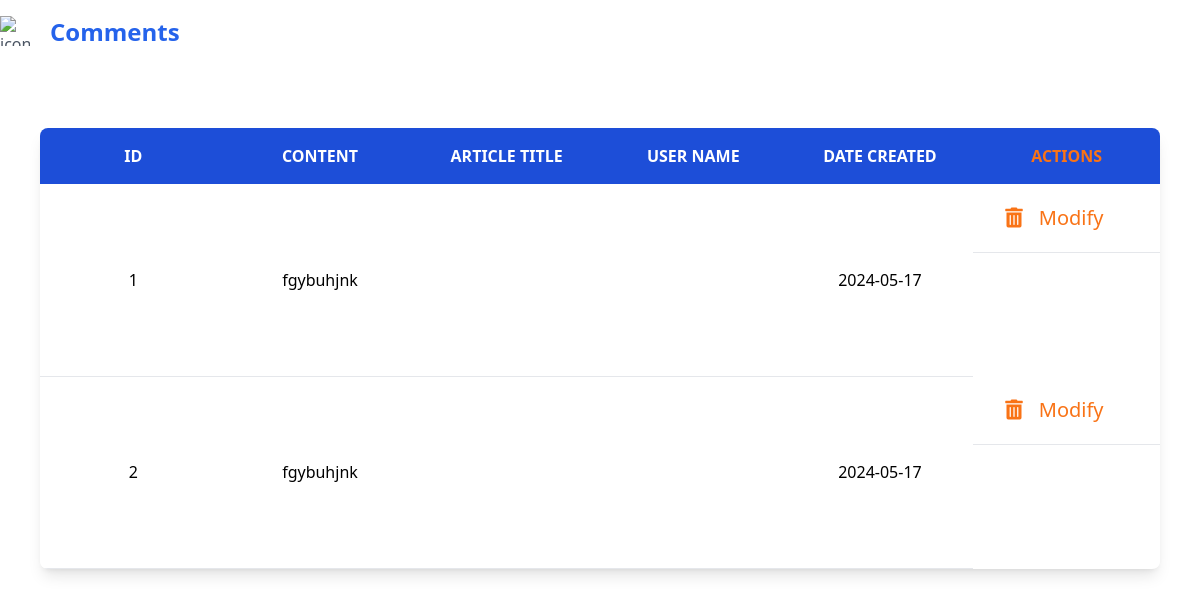
Screenshot of /Dashboard/comments.php with the database file from the repository.
### tables this page shows
CREATE TABLE `commentaires` (
  `id_commentaire` int(11) NOT NULL,
  `contenu` varchar(500) NOT NULL,
  `date_commentaire` date DEFAULT NULL,
  `id_article` int(11) DEFAULT NULL,
  `id_utilisateur` int(11) DEFAULT NULL
);

### Dashboard/comments.php (the view, shortened to what this page needs)
<!DOCTYPE html>
<html lang="en">
<head>
    <link href="../style.css" rel="stylesheet">
    <link rel="stylesheet" href="https://cdnjs.cloudflare.com/ajax/libs/font-awesome/5.15.4/css/all.min.css">
</head>
<body>
    <div class="flex gap-5 mt-4 items-start text-gray-600 hover:text-gray-900">
        <img src="https://icons.veryicon.com/png/o/commerce-shopping/online-retailers/comment-42.png" jsaction="VQAsE"
            class="sFlh5c pT0Scc iPVvYb" style="max-width: 30px; height: 30px; width: 30px;"
            alt="icon-article Vector Icons free download in SVG, PNG Format" jsname="kn3ccd" aria-hidden="false">
        <span class="text-2xl text-blue-600 font-bold">Comments</span>
    </div>
    <div class="shadow-lg rounded-lg overflow-hidden mx-4 mt-20 md:mx-10">
        <table class="w-full table-fixed">
            <thead>
                <tr class="bg-blue-700">
                    <th class="w-1/4 py-4 px-6 text-center text-white font-bold uppercase">ID</th>
                    <th class="w-1/4 py-4 px-6 text-center text-white font-bold uppercase">Content</th>
                    <th class="w-1/4 py-4 px-6 text-center text-white font-bold uppercase">Article Title</th>
                    <th class="w-1/4 py-4 px-6 text-center text-white font-bold uppercase">User Name</th>
                    <th class="w-1/4 py-4 px-6 text-center text-white font-bold uppercase">Date Created</th>
                    <th class="w-1/4 py-4 px-6 text-center text-orange-500 font-bold uppercase">Actions</th>
                </tr>
            </thead>
            <tbody class="bg-white overflow-auto h-96">
                <?php
                include '../connection.php';
                $requete = "SELECT commentaires.*, articles.titre, utilisateurs.nom_utilisateur FROM commentaires
                            LEFT JOIN articles ON commentaires.id_article = articles.id_article
                            LEFT JOIN utilisateurs ON commentaires.id_utilisateur = utilisateurs.id_utilisateur
                            ORDER BY commentaires.date_commentaire ASC";
                $result = $bddPDO->query($requete);
                if ($result) {
                    while ($row = $result->fetch(PDO::FETCH_ASSOC)) {
                ?>
                <tr>
                    <td class="py-4 px-6 text-center border-b border-gray-200"><?php echo htmlspecialchars($row['id_commentaire']); ?></td>
                    <td class="py-4 px-6 text-center border-b border-gray-200 truncate"><?php echo htmlspecialchars($row['contenu']); ?></td>
                    <td class="py-4 px-6 text-center border-b border-gray-200"><?php echo htmlspecialchars($row['titre']); ?></td>
                    <td class="py-4 px-6 text-center border-b border-gray-200"><?php echo htmlspecialchars($row['nom_utilisateur']); ?></td>
                    <td class="py-4 px-6 text-center border-b border-gray-200"><?php echo htmlspecialchars($row['date_commentaire']); ?></td>
                    <td class="py-4 px-6 border-b flex border-gray-200">
                        <a href="delete_comment.php?id=<?php echo htmlspecialchars($row['id_commentaire']); ?>" class="text-orange-500 py-1 px-2 rounded-full text-xl flex items-center justify-center">
                            <i class="fas fa-trash-alt"></i>
                        </a>
                        <a href="#" onclick="showModifyForm('<?php echo htmlspecialchars($row['id_commentaire']); ?>')" class="text-orange-500 py-1 px-2 rounded-full text-xl flex items-center justify-center">
                           Modify
                        </a>
                    </td>
                </tr>
                <?php
                    }
                } else {
                    echo "La récupération des données a rencontré un problème.";
                }
                ?>
            </tbody>
        </table>
    </div>
</body>
</html>

### style.css (style rules this page uses)
html, :host { line-height: 1.5; -webkit-text-size-adjust: 100%; -moz-tab-size: 4; -o-tab-size: 4; tab-size: 4; font-family: ui-sans-serif, system-ui, sans-serif, "Apple Color Emoji", "Segoe UI Emoji", "Segoe UI Symbol", "Noto Color Emoji"; font-feature-settings: normal; font-variation-settings: normal; -webkit-tap-highlight-color: transparent; }
body { margin: 0; line-height: inherit; }
a { color: inherit; text-decoration: inherit; }
table { text-indent: 0; border-color: inherit; border-collapse: collapse; }
img, svg, video, canvas, audio, iframe, embed, object { display: block; vertical-align: middle; }
img, video { max-width: 100%; height: auto; }
.mx-4 { margin-left: 1rem; margin-right: 1rem; }
.mt-20 { margin-top: 5rem; }
.mt-4 { margin-top: 1rem; }
.flex { display: flex; }
.h-96 { height: 24rem; }
.w-1\/4 { width: 25%; }
.w-full { width: 100%; }
.table-fixed { table-layout: fixed; }
.items-start { align-items: flex-start; }
.items-center { align-items: center; }
.justify-center { justify-content: center; }
.gap-5 { gap: 1.25rem; }
.overflow-auto { overflow: auto; }
.overflow-hidden { overflow: hidden; }
.truncate { overflow: hidden; text-overflow: ellipsis; white-space: nowrap; }
.rounded-full { border-radius: 9999px; }
.rounded-lg { border-radius: 0.5rem; }
.border-b { border-bottom-width: 1px; }
.border-gray-200 { --tw-border-opacity: 1; border-color: rgb(229 231 235 / var(--tw-border-opacity)); }
.bg-blue-700 { --tw-bg-opacity: 1; background-color: rgb(29 78 216 / var(--tw-bg-opacity)); }
.bg-white { --tw-bg-opacity: 1; background-color: rgb(255 255 255 / var(--tw-bg-opacity)); }
.px-2 { padding-left: 0.5rem; padding-right: 0.5rem; }
.px-6 { padding-left: 1.5rem; padding-right: 1.5rem; }
.py-1 { padding-top: 0.25rem; padding-bottom: 0.25rem; }
.py-4 { padding-top: 1rem; padding-bottom: 1rem; }
.text-center { text-align: center; }
.text-2xl { font-size: 1.5rem; line-height: 2rem; }
.text-xl { font-size: 1.25rem; line-height: 1.75rem; }
.font-bold { font-weight: 700; }
.uppercase { text-transform: uppercase; }
.text-blue-600 { --tw-text-opacity: 1; color: rgb(37 99 235 / var(--tw-text-opacity)); }
.text-gray-600 { --tw-text-opacity: 1; color: rgb(75 85 99 / var(--tw-text-opacity)); }
.text-orange-500 { --tw-text-opacity: 1; color: rgb(249 115 22 / var(--tw-text-opacity)); }
.text-white { --tw-text-opacity: 1; color: rgb(255 255 255 / var(--tw-text-opacity)); }
.shadow-lg { --tw-shadow: 0 10px 15px -3px rgb(0 0 0 / 0.1), 0 4px 6px -4px rgb(0 0 0 / 0.1); --tw-shadow-colored: 0 10px 15px -3px var(--tw-shadow-color), 0 4px 6px -4px var(--tw-shadow-color); box-shadow: var(--tw-ring-offset-shadow, 0 0 #0000), var(--tw-ring-shadow, 0 0 #0000), var(--tw-shadow); }
@media (min-width: 768px) { .md\:mx-10 { margin-left: 2.5rem; margin-right: 2.5rem; } }

### rows the page displays
commentaires: id_commentaire "1", contenu "fgybuhjnk", date_commentaire "2024-05-17"
commentaires: id_commentaire "2", contenu "fgybuhjnk", date_commentaire "2024-05-17"
